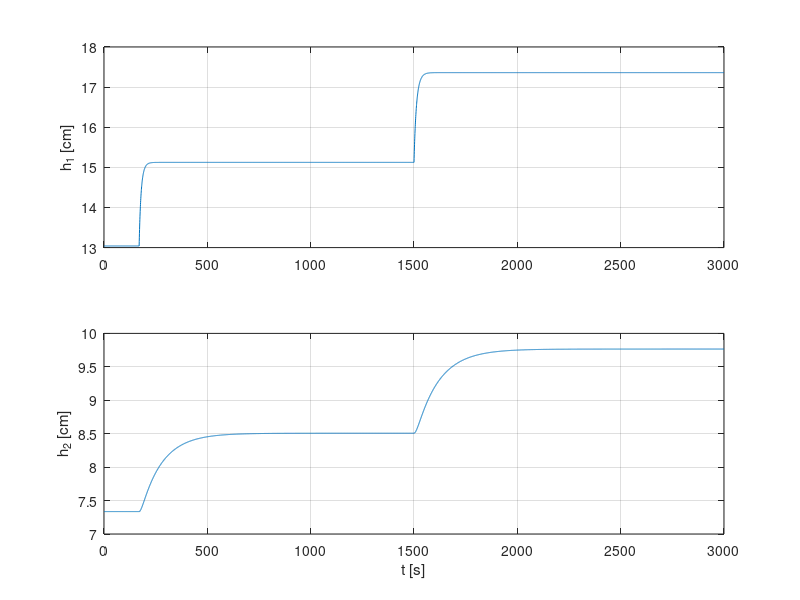

The MATLAB source for this figure:
%% Parametry
p.A2 = 430; p.C1 = 0.85; p.a1 = 18; p.a2 = 24; p.tau = 70;
F1_0 = 55; FD_0 = 10;
h1_0 = ((F1_0 + FD_0)/p.a1)^2;
h2_0 = ((F1_0 + FD_0)/p.a2)^2;

%% Dyskretyzacja
Ts = 0.5;                 % krok [s]
Tk = 3000;                % czas symulacji [s]
N  = round(Tk/Ts);
d  = round(p.tau/Ts);     % opóźnienie w próbkach

t    = (0:N)*Ts;
h1   = zeros(1,N+1);  h2 = zeros(1,N+1);
F1in = F1_0*ones(1,N+1);
h1(1) = h1_0;  h2(1) = h2_0;

%% Pętla symulacji
for k = 1:N
    F1in(k) = F1_0 + 5*(t(k) >= 100);
    FD      = FD_0 + 5*(t(k) >= 1500);

    if k > d
        F1 = F1in(k-d);
    else
        F1 = F1_0;
    end

    F2 = p.a1*sqrt(h1(k));
    F3 = p.a2*sqrt(h2(k));

    h1(k+1) = h1(k) + Ts*(F1 + FD - F2)/(2*p.C1*h1(k));
    h2(k+1) = h2(k) + Ts*(F2 - F3)/p.A2;

    h1(k+1) = max(h1(k+1), 1e-6);
    h2(k+1) = max(h2(k+1), 0);
end

%% Wykresy
subplot(2,1,1); plot(t, h1); grid on; ylabel('h_1 [cm]');
subplot(2,1,2); plot(t, h2); grid on; ylabel('h_2 [cm]'); xlabel('t [s]');
